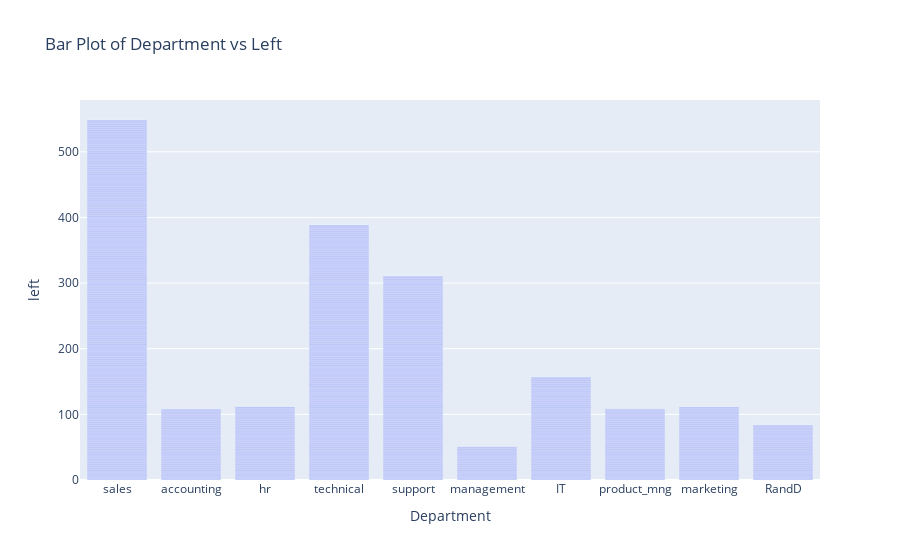

Notebook cell for this chart:
### Markdown cell above
concluded that ration of low salary people is more than the high salary people in leaveing the company .

### Code cell
# department wise left
fig = px.bar(df, x="Department", y="left", title="Bar Plot of Department vs Left")
fig.show()

### Figure 1 — Plotly figure (JSON) as saved in the notebook; plotly's stock layout.template omitted (floating-point values rounded to 4 significant figures; data arrays with more than 128 entries replaced by an {"elided": "..."} marker saying what was removed)
{"data": [{"alignmentgroup": "True", "hovertemplate": "Department=%{x}<br>left=%{y}<extra></extra>", "legendgroup": "", "marker": {"color": "#636efa", "pattern": {"shape": ""}}, "name": "", "offsetgroup": "", "orientation": "v", "showlegend": false, "textposition": "auto", "type": "bar", "x": {"elided": "11991 str values"}, "xaxis": "x", "y": {"elided": "11991 int values"}, "yaxis": "y"}], "layout": {"barmode": "relative", "legend": {"tracegroupgap": 0}, "title": {"text": "Bar Plot of Department vs Left"}, "xaxis": {"anchor": "y", "domain": [0, 1], "title": {"text": "Department"}}, "yaxis": {"anchor": "x", "domain": [0, 1], "title": {"text": "left"}}}}
